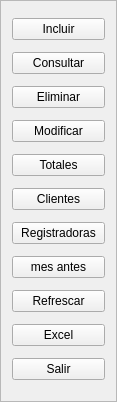
     <widget class="QFrame" name="frame_4">
      <property name="geometry">
       <rect>
        <x>1600</x>
        <y>230</y>
        <width>117</width>
        <height>402</height>
       </rect>
      </property>
      <property name="frameShape">
       <enum>QFrame::StyledPanel</enum>
      </property>
      <property name="frameShadow">
       <enum>QFrame::Raised</enum>
      </property>
      <layout class="QVBoxLayout" name="verticalLayout">
       <item>
        <widget class="QPushButton" name="pushButton_10">
         <property name="styleSheet">
          <string notr="true">background-color: rgb(240, 240, 240);</string>
         </property>
         <property name="text">
          <string>Incluir</string>
         </property>
        </widget>
       </item>
       <item>
        <widget class="QPushButton" name="pushButton_11">
         <property name="styleSheet">
          <string notr="true">background-color: rgb(240, 240, 240);</string>
         </property>
         <property name="text">
          <string>Consultar</string>
         </property>
        </widget>
       </item>
       <item>
        <widget class="QPushButton" name="pushButton_12">
         <property name="styleSheet">
          <string notr="true">background-color: rgb(240, 240, 240);</string>
         </property>
         <property name="text">
          <string>Eliminar</string>
         </property>
        </widget>
       </item>
       <item>
        <widget class="QPushButton" name="pushButton_13">
         <property name="styleSheet">
          <string notr="true">background-color: rgb(240, 240, 240);</string>
         </property>
         <property name="text">
          <string>Modificar</string>
         </property>
        </widget>
       </item>
       <item>
        <widget class="QPushButton" name="pushButton_14">
         <property name="styleSheet">
          <string notr="true">background-color: rgb(240, 240, 240);</string>
         </property>
         <property name="text">
          <string>Totales</string>
         </property>
        </widget>
       </item>
       <item>
        <widget class="QPushButton" name="pushButton_15">
         <property name="styleSheet">
          <string notr="true">background-color: rgb(240, 240, 240);</string>
         </property>
         <property name="text">
          <string>Clientes</string>
         </property>
        </widget>
       </item>
       <item>
        <widget class="QPushButton" name="pushButton_16">
         <property name="styleSheet">
          <string notr="true">background-color: rgb(240, 240, 240);</string>
         </property>
         <property name="text">
          <string>Registradoras</string>
         </property>
        </widget>
       </item>
       <item>
        <widget class="QPushButton" name="pushButton_17">
         <property name="styleSheet">
          <string notr="true">background-color: rgb(240, 240, 240);</string>
         </property>
         <property name="text">
          <string>mes antes</string>
         </property>
        </widget>
       </item>
       <item>
        <widget class="QPushButton" name="pushButton_20">
         <property name="styleSheet">
          <string notr="true">background-color: rgb(240, 240, 240);</string>
         </property>
         <property name="text">
          <string>Refrescar</string>
         </property>
        </widget>
       </item>
       <item>
        <widget class="QPushButton" name="pushButton_18">
         <property name="styleSheet">
          <string notr="true">background-color: rgb(240, 240, 240);</string>
         </property>
         <property name="text">
          <string>Excel</string>
         </property>
        </widget>
       </item>
       <item>
        <widget class="QPushButton" name="pushButton_19">
         <property name="styleSheet">
          <string notr="true">background-color: rgb(240, 240, 240);</string>
         </property>
         <property name="text">
          <string>Salir</string>
         </property>
        </widget>
       </item>
      </layout>
     </widget>
